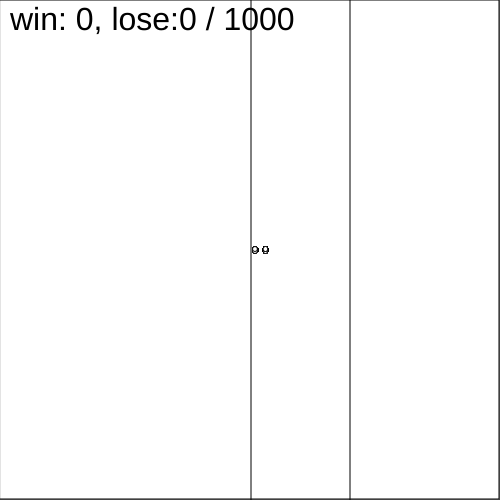
Frame 1 (no input)
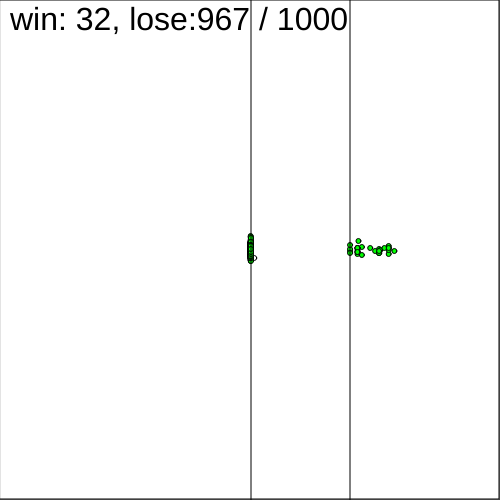
Frame 60 (no input)
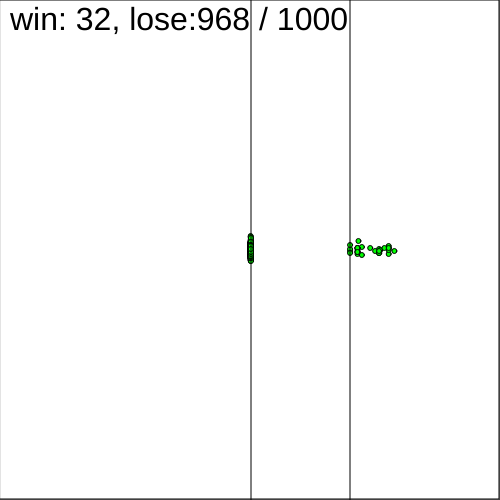
Frame 120 (the mouse pressed at the canvas centre since frame 60)

The p5.js sketch that drew these frames (run headless with seeded random() and noise() and a simulated clock; from frame 60 on, the mouse is pressed at the canvas centre):

// p5.js sketch
// ── sketch.js
var drunkers;
var drunkerNum = 1000;
var startX = 10;// 起始位置
var winX = 100; // 赢
var loseX = 1;  // 输

// 函数setup() ：准备阶段
function setup() {
	createCanvas(500,500);

	drunkers = new Array();
	for(let i =0;i<drunkerNum;i++)
	{
		var x = startX;
		var y = 0;
		drunkers[i] = createVector(x,y);
	}

}

// 函数draw()：作画阶段
function draw() {
	fill(255);// 填充白色
	rect(-1,-1,width+1,height+1);
	noFill();
	rect(0,0,width-1,height-1);


	// 醉鬼移动&显示
	var count = drunkers.length;
	var winCnt = 0;
	var loseCnt = 0;
	for(let i=0;i<drunkers.length;i++)
	{
		var x= drunkers[i].x;
		var y = drunkers[i].y;
		var win = (x>=winX);
		var lose = (x<=loseX);
		
		if(win)
		{
			winCnt ++;
		}
		if(lose)
		{
			loseCnt ++;
		}

		var gameOver = (win||lose);
		if(!gameOver)
		{
			var diceA = int(random(1,7));
			var diceB = int(random(1,7));
			var sum = diceA + diceB;
			var bBig = (sum>6);

			var bet = 0.5*x;// 赌注为0.5倍本金
			if(bBig)
			{
				x -= bet;
			}
			else
			{
				x += 1.1*bet;
			}
			
			

			y += (random(0,1)>=0.5)?1:-1;
			drunkers[i].x = x;
			drunkers[i].y = y;
			count --;

			fill(255);
		}
		else
		{
			fill(0,255,0);
		}
		push();
		translate(width/2,height/2);
		ellipse(drunkers[i].x,drunkers[i].y,5,5);
		pop();

	}


	// 画出“家”的位置
	push();
	translate(width/2,height/2);
	line(winX,-500,winX,500);
	line(loseX,-500,loseX,500);
	pop();

	// 显示到达家的醉鬼数量
	textSize(32);
	fill(0);
	var txt = "win: " + winCnt + ", lose:" + loseCnt + " / " + drunkers.length;
	text(txt, 10, 30);
	//text(txt,30,30);
	//text('word', 10, 30);

}
